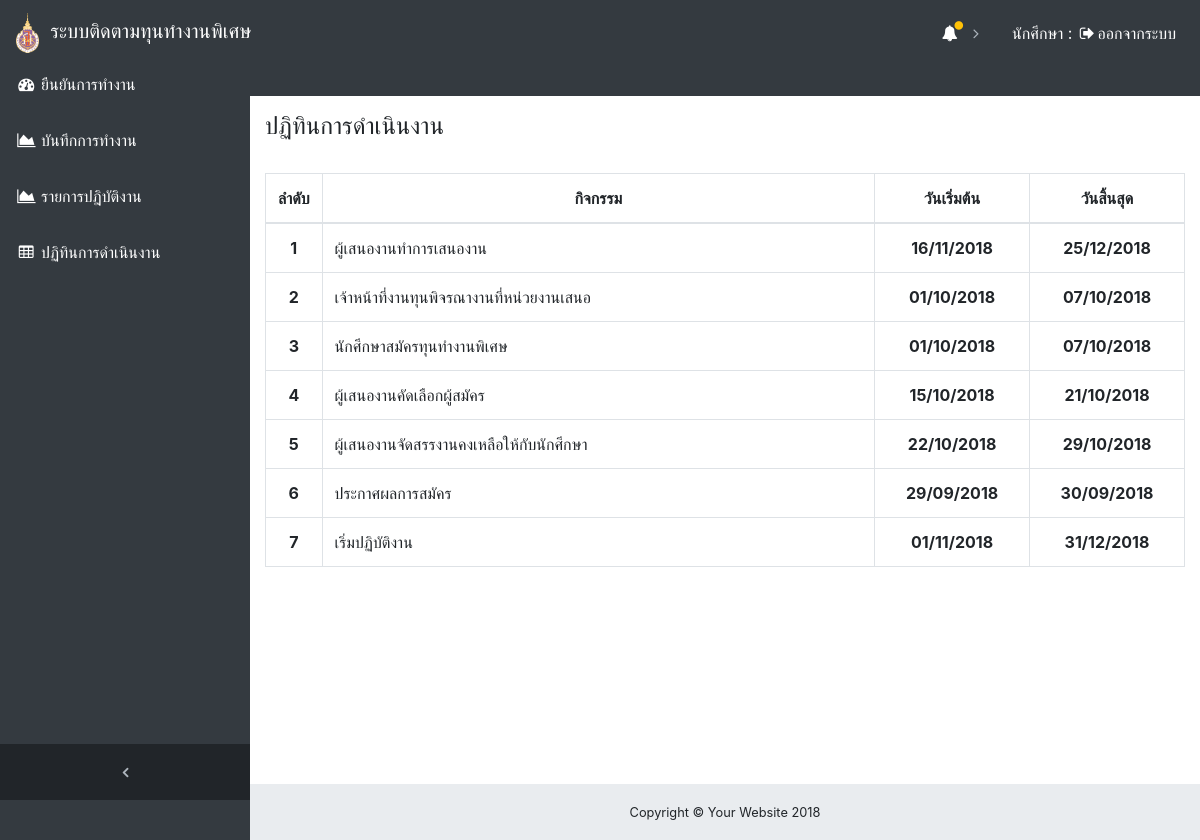
/index.php/home/Student_CA_2, run on the app's committed database.
### tables this page shows
CREATE TABLE `calendar` (
  `Schedule_ID` varchar(8) NOT NULL COMMENT 'รหัสกำหนดการ',
  `semester` varchar(3) NOT NULL COMMENT 'เทอม',
  `Year` text NOT NULL COMMENT 'ปีการศึกษา',
  `Event_ Name` varchar(20) DEFAULT NULL COMMENT 'ชื่อกิจกรรม',
  `Start_Date` date NOT NULL COMMENT 'วันที่เริ่มต้น',
  `End_Date` date NOT NULL COMMENT 'วันที่สิ้นสุด',
  `Create_Data` text NOT NULL COMMENT 'ข้อมูลกิจกรรมงาน',
  `Last_update` text COMMENT 'ข้อมูลกิจกรรมล่าสุด'
);

### application/controllers/home.php (called while the page is built, shortened)
<?php
class home extends CI_Controller {
	public function Student_CA_2(){
		$this->load->model('Show_model');
        $res = $this->Show_model->get_calendar();
        $data['calendar_res'] = $res;
		$this->load->view('Student_2/start');
		$this->load->view('Student_2/Navigation_N');
		$this->load->view('Calendar', $data);
		$this->load->view('Student_2/footer');
		$this->load->view('Student_2/End');
	}
}

### index.php (called while the page is built, shortened)
<?php
require_once BASEPATH.'core/CodeIgniter.php';

### application/models/Show_model.php (called while the page is built, shortened)
<?php
class Show_model extends CI_Model {
    public function get_calendar()
    {
        $query = $this->db->query('select * from calendar ');
        return $query->result();
    }
}

### application/views/Calendar.php (the view)
<div class="content-wrapper">
    <div class="container-fluid">
       <h4>ปฏิทินการดำเนินงาน</h4>
      <br>
<table class="table table-bordered">
  <thead>
  <tr align="center">
     <td width="50"><b>ลำดับ</b></td>
    <td width="566"><b>กิจกรรม</b></td>
    <td width="156"><b>วันเริ่มต้น</b></td>
    <td width="156"><b>วันสิ้นสุด</b></td>
  </tr>
      </thead>
    <tbody>
    <?php $i=1;foreach ($calendar_res as $row) { ?>
  <tr align="center">
     <th><?php echo $i++; ?></th>
    <td align="left"><?php echo $row->Create_Data; ?></td>
     <th><?php echo date("d/m/Y", strtotime($row->Start_Date)); ?></th>
    <th><?php echo date("d/m/Y", strtotime($row->End_Date)); ?></th>
  </tr>
<?php } ?>
</tbody>
</table>
</div>
</div>

### assets/css/sb-admin.css (style rules this page uses)
html { position: relative; min-height: 100%; }
body { overflow-x: hidden; }
body.sticky-footer { margin-bottom: 56px; }
body.sticky-footer .content-wrapper { min-height: calc(100vh - 56px - 56px); }
body.fixed-nav { padding-top: 56px; }
.content-wrapper { min-height: calc(100vh - 56px); padding-top: 1rem; }
.content-wrapper { overflow-x: hidden; background: white; }
@media (min-width: 992px) { .content-wrapper { margin-left: 250px; } }

### data on the page
calendar: Create_Data "ผู้เสนองานทำการเสนองาน", Start_Date "16/11/2018", End_Date "25/12/2018"
calendar: Create_Data "เจ้าหน้าที่งานทุนพิจรณางานที่หน่วยงานเสนอ", Start_Date "01/10/2018", End_Date "07/10/2018"
calendar: Create_Data "นักศึกษาสมัครทุนทำงานพิเศษ", Start_Date "01/10/2018", End_Date "07/10/2018"
calendar: Create_Data "ผู้เสนองานคัดเลือกผู้สมัคร", Start_Date "15/10/2018", End_Date "21/10/2018"
calendar: Create_Data "ผู้เสนองานจัดสรรงานคงเหลือให้กับนักศึกษา", Start_Date "22/10/2018", End_Date "29/10/2018"
calendar: Create_Data "ประกาศผลการสมัคร", Start_Date "29/09/2018", End_Date "30/09/2018"
calendar: Create_Data "เริ่มปฏิบัติงาน", Start_Date "01/11/2018", End_Date "31/12/2018"
